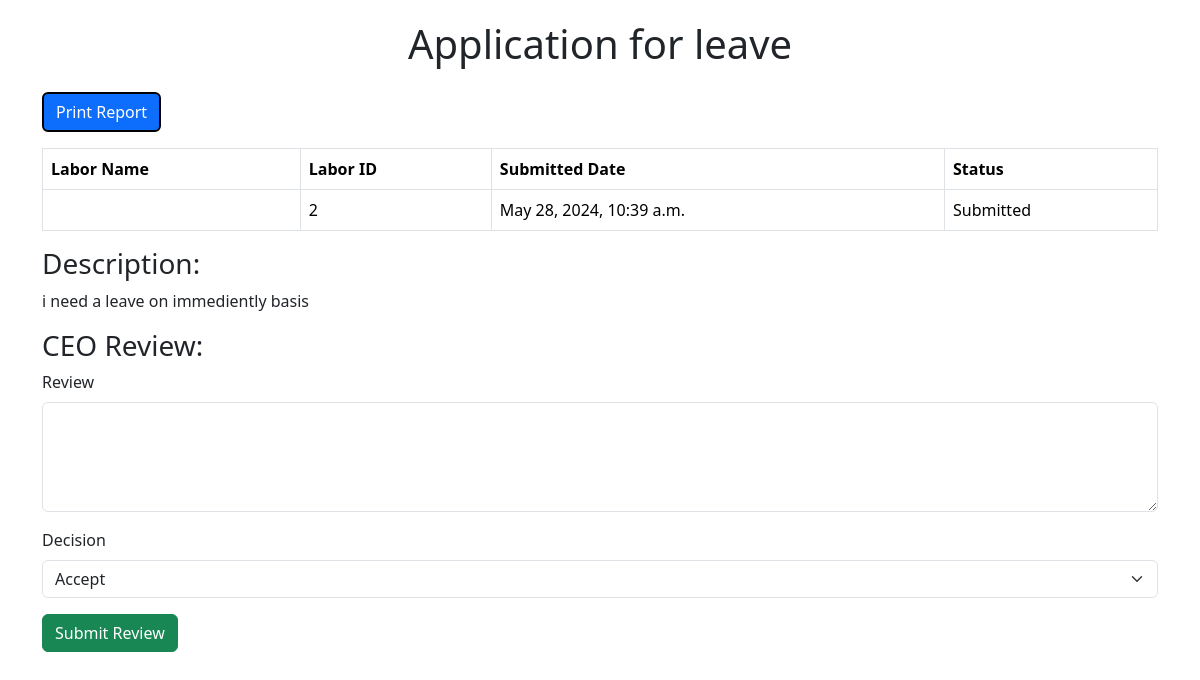
Page /ceo/open_application/2/ on the earlier database version.
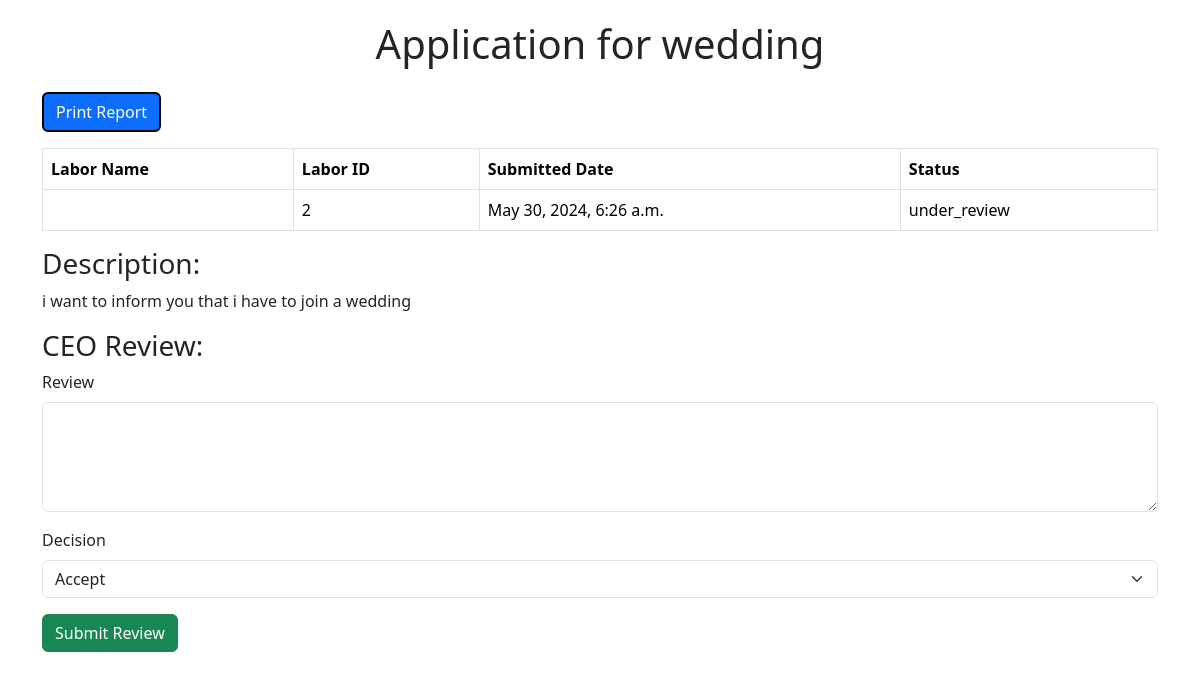
Same page on the later database version.
### supervisor/models.py (models this page shows, shortened)
class Application(models.Model):
    STATUS_CHOICES = [
        ('save', 'Saved'),
        ('submitted', 'Submitted'),
        ('under_review', 'Under Review'),
        ('approved', 'Approved'),
        ('rejected', 'Rejected'),
    ]
    labor = models.ForeignKey(Labor, on_delete=models.CASCADE, related_name="applications")
    title = models.CharField(max_length=255)
    app_id = models.CharField(max_length=10,  verbose_name="Application ID")
    description = models.TextField()
    date_submitted = models.DateTimeField(auto_now_add=True)
    status = models.CharField(max_length=20, choices=STATUS_CHOICES, default='save')
    def save(self, *args, **kwargs):
        if not self.app_id:
            self.app_id = self.generate_application_id()
        super(Application, self).save(*args, **kwargs)
    class Meta:
        verbose_name_plural = "Applications"

### ceo/views.py (the view, shortened to what this page needs)
# urls.py: path('open_application/<int:id>/', views.open_application, name='open_application'),
def open_application(request, id):
    application = Application.objects.get(id=id)
    return render(request, 'ceo/open_application.html', context={'application':application})

### ceo/templates/ceo/open_application.html (shortened to what this page needs)
<!DOCTYPE html>
<html lang="en">
<head>
    <link href="https://cdn.jsdelivr.net/npm/bootstrap@5.3.3/dist/css/bootstrap.min.css" rel="stylesheet">
</head>
<body>
    <div class="container report-container">
        <div class="text-center mb-4">
            <h1>{{application.title}}</h1>
        </div>
        <div class="mb-3">
            <button class="btn btn-primary no-print print-button" onclick="window.print()">Print Report</button>
        </div>
        <table class="table table-bordered">
            <thead>
                <tr>
                    <th>Labor Name</th>
                    <th>Labor ID</th>
                    <th>Submitted Date</th>
                    <th>Status</th>
                </tr>
            </thead>
            <tbody>
                <tr>
                    <td><b>{{ labor.username }}</b></td>
                    <td>{{ application.id }}</td>
                    <td>{{ application.date_submitted }}</td>
                    <td>{{ application.status }}</td>
                </tr>
            </tbody>
        </table>
        <div>
            <h3>Description:</h3>
        </div>
        <p>
            {{application.description}}
        </p>
        <div>
            <h3>CEO Review:</h3>
        </div>
        <form method="post" action="{% url 'ceo:open_application' application.id %}">
            <div class="mb-3">
                <label for="review" class="form-label">Review</label>
                <textarea class="form-control" id="review" name="review" rows="4" required></textarea>
            </div>
            <div class="mb-3">
                <label for="decision" class="form-label">Decision</label>
                <select class="form-select" id="decision" name="decision" required>
                    <option value="accepted">Accept</option>
                </select>
            </div>
            <button type="submit" class="btn btn-success">Submit Review</button>
        </form>
    </div>
</body>
</html>

Differences in the rows shown:
changed Application id 2: title "Application for leave" → "Application for wedding"; date_submitted "May 28, 2024, 10:39 a.m." → "May 30, 2024, 6:26 a.m."; status "Submitted" → "under_review"; description "i need a leave on immediently basis" → "i want to inform you that i have to join a wedding"
